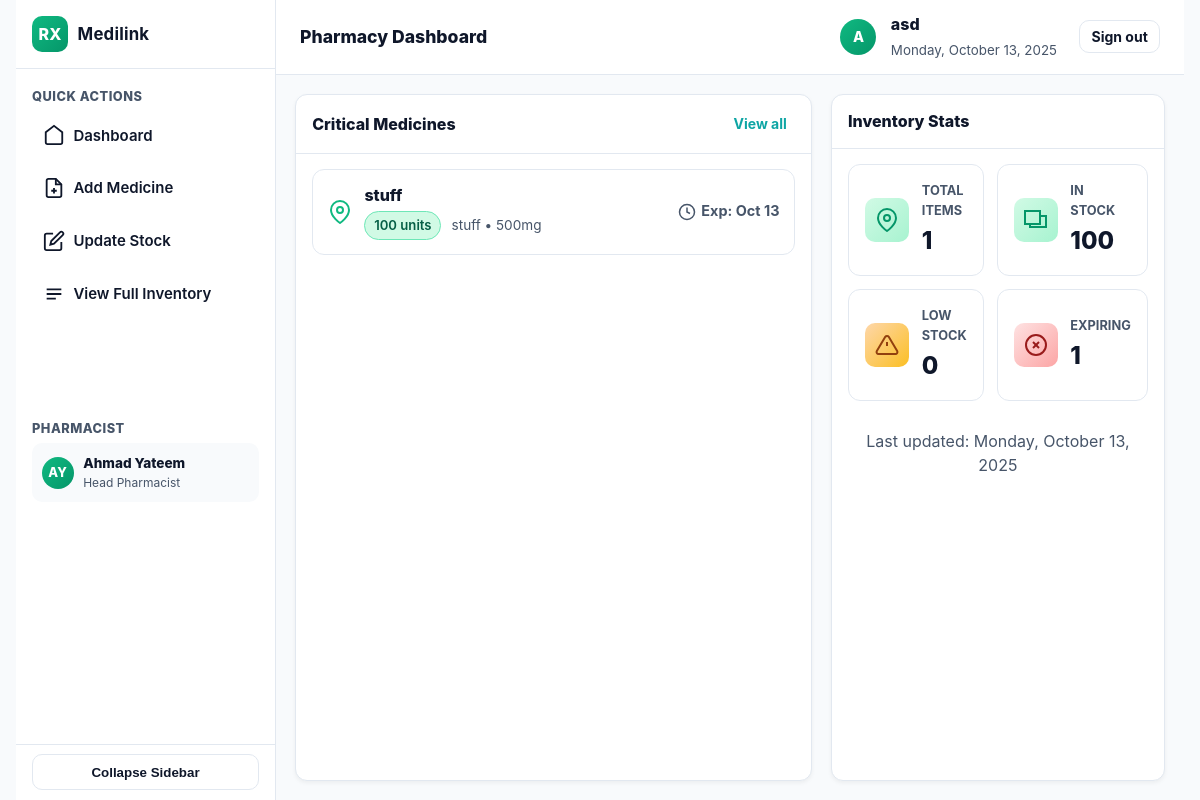
/accounts/pharmacy/home/ (signed in), run on the app's committed database.
### accounts/models.py (models this page shows, shortened)
class User(AbstractUser):
    class Role(models.TextChoices):
        DOCTOR = "doctor", "Doctor"
        PATIENT = "patient", "Patient"
        PHARMACY = "pharmacy", "Pharmacy"
    email = models.EmailField(unique=True)           # Unique email for login
    name = models.CharField(max_length=120)          # Full name
    role = models.CharField(max_length=20, choices=Role.choices)
    phone_number = models.CharField(max_length=30, blank=True)
    reset_password_token = models.CharField(max_length=100, blank=True, null=True)
    reset_password_expires = models.DateTimeField(null=True, blank=True)
    USERNAME_FIELD = 'email'
    REQUIRED_FIELDS = ['username']

class Medicine(models.Model):
    name = models.CharField(max_length=140)
    dosage_form = models.CharField(max_length=80)
    strength = models.CharField(max_length=80)
    description = models.TextField(blank=True)
    class Meta:
        constraints = [
            models.UniqueConstraint(
                fields=["name", "strength", "dosage_form"],
                name="uq_medicine_name_strength_form",
            )
        ]

class Stock(models.Model):
    pharmacy = models.ForeignKey(Pharmacy, on_delete=models.CASCADE, related_name="stocks")
    medicine = models.ForeignKey(Medicine, on_delete=models.CASCADE, related_name="stocks")
    expiry_date = models.DateField()
    price = models.DecimalField(max_digits=10, decimal_places=2, validators=[MinValueValidator(0)])
    quantity = models.IntegerField(validators=[MinValueValidator(0)])
    class Meta:
        unique_together = ("pharmacy", "medicine", "expiry_date")

### accounts/views.py (the view)
# urls.py: path('pharmacy/home/', views.pharmacy_home, name='pharmacy_home'),
@login_required
def pharmacy_home(request):
    if request.user.role != User.Role.PHARMACY:
        return render(request, 'accounts/error.html', {
            'message': 'This page is for pharmacies only.'
        })
    try:
        pharmacy = request.user.pharmacy
    except Pharmacy.DoesNotExist:
        pharmacy = Pharmacy.objects.create(
            pharmacy_id=request.user,
            license_number=None,
            address=''
        )
    today = timezone.localdate()
    stocks = Stock.objects.filter(pharmacy=pharmacy).select_related('medicine')
    total_medicines = stocks.values('medicine').distinct().count()
    total_stock_quantity = stocks.aggregate(total=Sum('quantity'))['total'] or 0
    LOW_STOCK_THRESHOLD = 10
    low_stock_count = stocks.filter(quantity__lte=LOW_STOCK_THRESHOLD).values('medicine').distinct().count()
    expiry_threshold = today + timedelta(days=30)
    expiring_stocks = stocks.filter(
        Q(expiry_date__lte=expiry_threshold) & Q(expiry_date__gte=today)
    ).values('medicine').distinct().count()
    expired_count = stocks.filter(expiry_date__lt=today).values('medicine').distinct().count()
    critical_medicines = []
    critical_stock_ids = stocks.filter(
        Q(quantity__lte=LOW_STOCK_THRESHOLD) |
        Q(expiry_date__lte=expiry_threshold)
    ).order_by('expiry_date', 'quantity')
    seen_medicines = set()
    for stock in critical_stock_ids:
        if stock.medicine.id not in seen_medicines:
            seen_medicines.add(stock.medicine.id)
            status = 'ok'
            status_text = 'In Stock'
            if stock.expiry_date < today:
                status = 'expired'
                status_text = 'Expired'
            elif stock.expiry_date <= expiry_threshold:
                status = 'expiring'
                status_text = 'Expiring Soon'
            elif stock.quantity <= LOW_STOCK_THRESHOLD:
                status = 'low'
                status_text = 'Low Stock'
            critical_medicines.append({
                'id': stock.id,
                'name': stock.medicine.name,
                'strength': stock.medicine.strength,
                'form': stock.medicine.dosage_form,
                'quantity': stock.quantity,
                'expiry_date': stock.expiry_date,
                'status': status,
                'status_text': status_text,
                'price': stock.price,
            })
    critical_medicines = critical_medicines[:10]
    context = {
        'pharmacy_name': pharmacy.pharmacy_id.name,
        'pharmacist_name': 'Ahmad Yateem',
        'today': today.strftime('%A, %B %d, %Y'),
        'total_medicines': total_medicines,
        'total_stock_quantity': total_stock_quantity,
        'low_stock_count': low_stock_count,
        'expiring_count': expiring_stocks,
        'expired_count': expired_count,
        'critical_medicines': critical_medicines,
        'has_inventory': total_medicines > 0,
    }
    return render(request, 'accounts/pharmacy_home.html', context)

### accounts/templates/accounts/pharmacy_home.html (shortened to what this page needs)
{% load static %}
<!DOCTYPE html>
<html lang="en">
<head>
  <link rel="stylesheet" href="{% static 'css/styles.css' %}">
</head>
<body>
  <div class="app" id="appShell">
    <aside class="sidebar">
      <div class="brand">
        <div class="logo">RX</div>
        <h1>Medilink</h1>
      </div>
      <div class="side-section">
        <div class="side-title">Quick Actions</div>
        <nav class="nav">
          <a href="{% url 'pharmacy_home' %}" class="primary">
            <svg width="22" height="22" viewBox="0 0 24 24" fill="none" stroke="currentColor" stroke-width="2">
              <path d="M3 9l9-7 9 7v11a2 2 0 0 1-2 2H5a2 2 0 0 1-2-2z"></path>
            </svg>
            <span class="label">Dashboard</span>
          </a>
          <a href="{% url 'add_medicine' %}">
            <svg width="22" height="22" viewBox="0 0 24 24" fill="none" stroke="currentColor" stroke-width="2">
              <path d="M14 2H6a2 2 0 0 0-2 2v16a2 2 0 0 0 2 2h12a2 2 0 0 0 2-2V8z"></path>
              <polyline points="14 2 14 8 20 8"></polyline>
              <line x1="12" y1="18" x2="12" y2="12"></line>
              <line x1="9" y1="15" x2="15" y2="15"></line>
            </svg>
            <span class="label">Add Medicine</span>
          </a>
          <a href="{% url 'update_stock' %}">
            <svg width="22" height="22" viewBox="0 0 24 24" fill="none" stroke="currentColor" stroke-width="2">
              <path d="M11 4H4a2 2 0 0 0-2 2v14a2 2 0 0 0 2 2h14a2 2 0 0 0 2-2v-7"></path>
              <path d="M18.5 2.5a2.121 2.121 0 0 1 3 3L12 15l-4 1 1-4 9.5-9.5z"></path>
            </svg>
            <span class="label">Update Stock</span>
          </a>
          <a href="{% url 'view_inventory' %}">
            <svg width="22" height="22" viewBox="0 0 24 24" fill="none" stroke="currentColor" stroke-width="2">
              <path d="M4 7h16M4 12h16M4 17h10"></path>
            </svg>
            <span class="label">View Full Inventory</span>
          </a>
        </nav>
      </div>
      <div class="side-section user-profile" style="margin-top:auto; padding-top:0;">
        <div class="side-title">Pharmacist</div>
        <div style="display:flex; align-items:center; gap:.6rem; padding:.6rem; background:#f8fafc; border-radius:10px;">
          <div class="avatar" style="width:32px; height:32px; font-size:.8rem;">AY</div>
          <div style="flex:1; min-width:0;">
            <div style="font-weight:800; font-size:.85rem; white-space:nowrap; overflow:hidden; text-overflow:ellipsis;">Ahmad Yateem</div>
            <div style="font-size:.75rem; color:var(--ink-dim);">Head Pharmacist</div>
          </div>
        </div>
      </div>
      <div class="collapse-btn">
        <button type="button" id="toggleBtn">Collapse Sidebar</button>
      </div>
    </aside>
    <section class="main">
      <header class="topbar">
        <div class="top-left">
          <div class="top-title">Pharmacy Dashboard</div>
        </div>
        <div class="top-right">
          <div class="avatar">{{ pharmacy_name|first|upper }}</div>
          <div>
            <div style="font-weight:800;">{{ pharmacy_name }}</div>
            <small style="color:var(--ink-dim);">{{ today }}</small>
          </div>
          <form action="{% url 'logout' %}" method="post" style="margin-left:.5rem;">
            <button type="submit" class="btn-ghost">Sign out</button>
          </form>
        </div>
      </header>
      <div class="content">
        <div class="panel">
          <div class="head">
            <h2>Critical Medicines</h2>
            <a href="{% url 'view_inventory' %}" class="auth-link">View all</a>
          </div>
          <div class="body">
            {% if critical_medicines %}
              <div class="med-list">
                {% for med in critical_medicines %}
                  <a href="{% url 'view_inventory' %}" class="med-item">
                    <div class="left">
                      <svg width="24" height="24" viewBox="0 0 24 24" fill="none" stroke="currentColor" stroke-width="2">
                        <path d="M21 10c0 7-9 13-9 13s-9-6-9-13a9 9 0 0 1 18 0z"></path>
                        <circle cx="12" cy="10" r="3"></circle>
                      </svg>
                      <div>
                        <div class="med-name">{{ med.name }}</div>
                        <div class="med-details">
                          <span class="pill {% if med.quantity <= 5 %}red{% elif med.quantity <= 10 %}orange{% else %}green{% endif %}">
                            {{ med.quantity }} units
                          </span>
                          {{ med.form }} • {{ med.strength }}
                        </div>
                      </div>
                    </div>
                    <div class="stat-info">
                      <svg width="18" height="18" viewBox="0 0 24 24" fill="none" stroke="currentColor" stroke-width="2">
                        <circle cx="12" cy="12" r="10"></circle>
                        <path d="M12 6v6l4 2"></path>
                      </svg>
                      Exp: {{ med.expiry_date|date:"M d" }}
                    </div>
                  </a>
                {% endfor %}
              </div>
            {% else %}
              <div class="muted">No critical medicines at this time.</div>
            {% endif %}
          </div>
        </div>
        <div class="panel">
          <div class="head">
            <h2>Inventory Stats</h2>
          </div>
          <div class="body">
            <div class="stats-grid">
              <div class="stat-box">
                <div class="icon">
                  <svg width="24" height="24" viewBox="0 0 24 24" fill="none" stroke="currentColor" stroke-width="2">
                    <path d="M21 10c0 7-9 13-9 13s-9-6-9-13a9 9 0 0 1 18 0z"></path>
                    <circle cx="12" cy="10" r="3"></circle>
                  </svg>
                </div>
                <div class="info">
                  <div class="label">Total Items</div>
                  <div class="value">{{ total_medicines|default:"0" }}</div>
                </div>
              </div>
              <div class="stat-box">
                <div class="icon">
                  <svg width="24" height="24" viewBox="0 0 24 24" fill="none" stroke="currentColor" stroke-width="2">
                    <rect x="1" y="3" width="15" height="13"></rect>
                    <path d="M16 8h6v11H6v-3"></path>
                  </svg>
                </div>
                <div class="info">
                  <div class="label">In Stock</div>
                  <div class="value">{{ total_stock_quantity|default:"0" }}</div>
                </div>
              </div>
              <div class="stat-box">
                <div class="icon" style="background:linear-gradient(135deg,#fed7aa,#fbbf24);">
                </div>
                <div class="info">
                  <div class="label">Low Stock</div>
                  <div class="value">{{ low_stock_count|default:"0" }}</div>
                </div>
              </div>
              <div class="stat-box">
                <div class="icon" style="background:linear-gradient(135deg,#fee2e2,#fca5a5);">
                  <svg width="24" height="24" viewBox="0 0 24 24" fill="none" stroke="currentColor" stroke-width="2" style="color:#991b1b;">
                    <circle cx="12" cy="12" r="10"></circle>
                    <line x1="15" y1="9" x2="9" y2="15"></line>
                    <line x1="9" y1="9" x2="15" y2="15"></line>
                  </svg>
                </div>
                <div class="info">
                  <div class="label">Expiring</div>
                  <div class="value">{{ expiring_count|default:"0" }}</div>
                </div>
              </div>
            </div>
            <p class="muted" style="border:0; background:transparent; padding:.5rem 0;">
              Last updated: {{ today }}
            </p>
          </div>
        </div>
      </div>
    </section>
  </div>
</body>
</html>

### accounts/static/css/styles.css (style rules this page uses)
* { box-sizing: border-box; margin: 0; padding: 0; }
:root { --bg: #f7fbfd; --card: #ffffff; --ink: #0f172a; --ink-dim: #475569; --muted: #94a3b8; --line: #e2e8f0; --line-2: #cbd5e1; --brand1: #0ea5a4; --brand2: #0284c7; --good: #16a34a; --bad: #dc2626; --focus: rgba(2,132,199,.25); --radius: 14px; --shadow: 0 14px 28px rgba(2, 132, 199, 0.08), 0 8px 10px rgba(15,23,42,0.04); --input-bg: #ffffff; --placeholder: #94a3b8; --error-bg: #fee2e2; --error-border: #fecaca; --error-text: #991b1b; --step-inactive-bg: #f1f5f9; --info-bg: #eef7ff; --info-border: #cde5ff; --btn-secondary-bg: #f1f5f9; --btn-secondary-hover: #e8eef4; }
html, body { min-height: 100%; transition: background-color 0.3s ease, color 0.3s ease; }
body { font-family: ui-sans-serif, -apple-system, BlinkMacSystemFont,"Segoe UI","Roboto","Oxygen","Ubuntu","Cantarell",sans-serif; color: var(--ink); background: var(--bg); display: flex; align-items: center; justify-content: center; padding: 2.2rem 1rem; line-height: 1.55; }
body { background: radial-gradient(1200px 600px at 10% -5%, rgba(14, 165, 164, 0.08), transparent 60%), radial-gradient(1000px 500px at 110% 10%, rgba(2, 132, 199, 0.08), transparent 60%), var(--bg); }
.auth-link { color: var(--brand2); font-weight: 600; text-decoration: none; transition: all 0.2s ease; }

### data on the page
User: name "A", name "asd"
Medicine: name "stuff", form "stuff", strength "500mg"
Stock: expiry_date "Oct 13"

### other printed values
{{ today }} "Monday, October 13, 2025"
{{ med.quantity }} "100"
{{ total_medicines|default:"0" }} "1"
{{ total_stock_quantity|default:"0" }} "100"
{{ low_stock_count|default:"0" }} "0"
{{ expiring_count|default:"0" }} "1"
